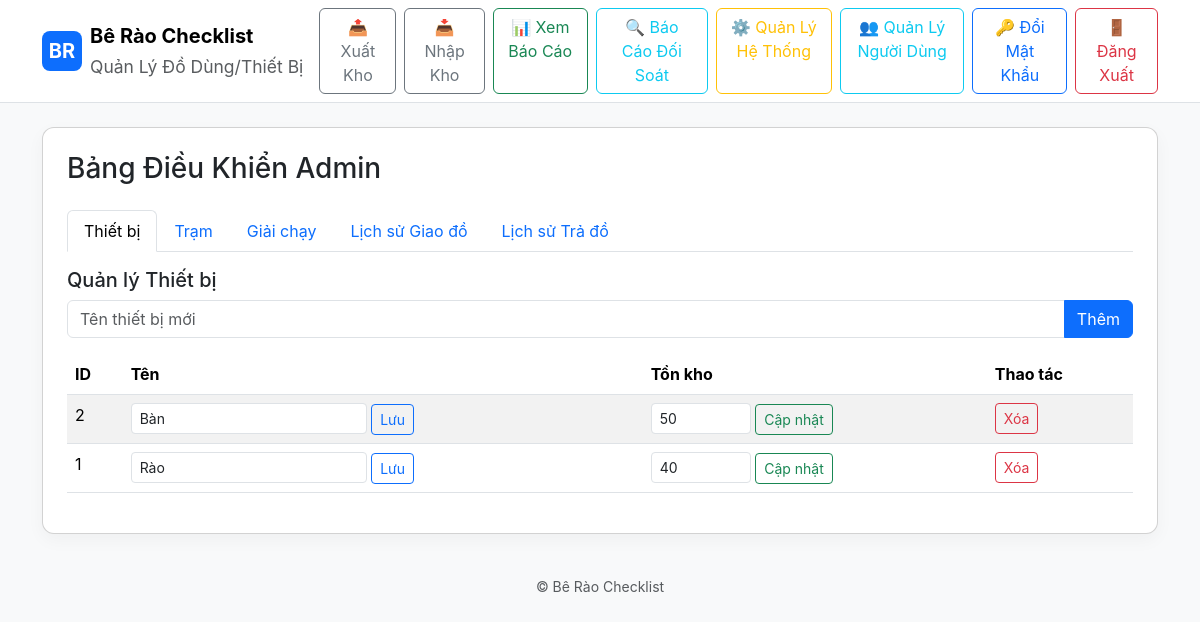
The app's page /admin/dashboard (signed in), older data.
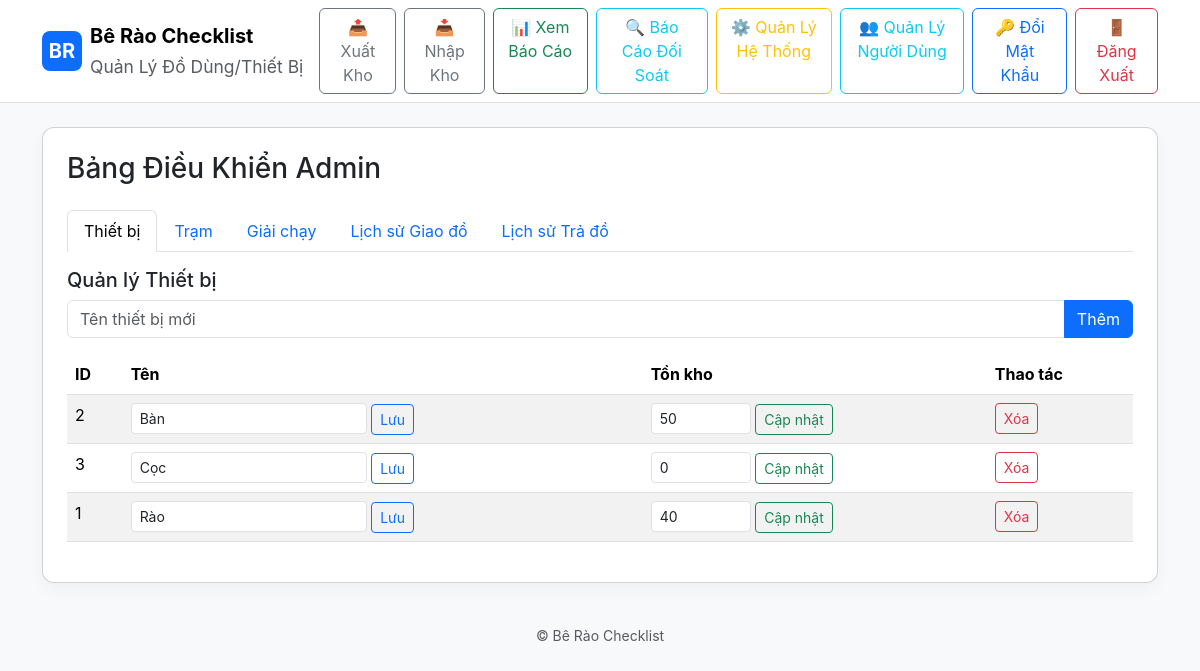
The same page, newer data.
### models.py (models this page shows)
class Equipment(db.Model):
    id = db.Column(db.Integer, primary_key=True)
    name = db.Column(db.String(200), unique=True, nullable=False)
    available_quantity = db.Column(db.Integer, default=0)  # Tồn kho - available inventory

### app.py (the view)
@app.route('/admin/dashboard')
@admin_required
def admin_dashboard():
    user = get_current_user()
    marathons = Marathon.query.order_by(Marathon.name).all()
    stations = Station.query.order_by(Station.name).all()
    equipments = Equipment.query.order_by(Equipment.name).all()
    issue_records = IssueRecord.query.order_by(IssueRecord.timestamp.desc()).limit(100).all()
    return_records = ReturnRecord.query.order_by(ReturnRecord.timestamp.desc()).limit(100).all()
    return render_template('admin_dashboard.html', marathons=marathons, stations=stations, equipments=equipments, issue_records=issue_records, return_records=return_records, user=user)

### app.py (called while the page is built)
def admin_required(f):
    @wraps(f)
    def decorated_function(*args, **kwargs):
        if not session.get('user_id'):
            flash('Vui lòng đăng nhập để truy cập trang này.', 'warning')
            return redirect(url_for('login'))
        user = User.query.get(session['user_id'])
        if not user or user.role != 'admin':
            flash('Bạn không có quyền truy cập trang này.', 'danger')
            return redirect(url_for('index'))
        return f(*args, **kwargs)
    return decorated_function

def get_current_user():
    if session.get('user_id'):
        return User.query.get(session['user_id'])
    return None

### templates/admin_dashboard.html (shortened to what this page needs)
{% extends "base.html" %}
{% block content %}
<div class="card p-4">
  <div class="d-flex justify-content-between align-items-center mb-3">
    <h3>Bảng Điều Khiển Admin</h3>
  </div>
  <ul class="nav nav-tabs mb-3" id="adminTabs" role="tablist">
    <li class="nav-item" role="presentation">
      <button class="nav-link active" id="equipments-tab" data-bs-toggle="tab" data-bs-target="#equipments-manage" type="button">Thiết bị</button>
    </li>
    <li class="nav-item" role="presentation">
      <button class="nav-link" id="stations-tab" data-bs-toggle="tab" data-bs-target="#stations" type="button">Trạm</button>
    </li>
    <li class="nav-item" role="presentation">
      <button class="nav-link" id="marathons-tab" data-bs-toggle="tab" data-bs-target="#marathons" type="button">Giải chạy</button>
    </li>
    <li class="nav-item" role="presentation">
      <button class="nav-link" id="issue-tab" data-bs-toggle="tab" data-bs-target="#issue-records" type="button">Lịch sử Giao đồ</button>
    </li>
    <li class="nav-item" role="presentation">
      <button class="nav-link" id="return-tab" data-bs-toggle="tab" data-bs-target="#return-records" type="button">Lịch sử Trả đồ</button>
    </li>
  </ul>
  <div class="tab-content" id="adminTabsContent">
    <div class="tab-pane fade show active" id="equipments-manage" role="tabpanel">
      <h5>Quản lý Thiết bị</h5>
      <form method="post" action="{{ url_for('admin_add_equipment_form') }}" class="mb-3">
        <div class="input-group">
          <input type="text" name="name" class="form-control" placeholder="Tên thiết bị mới" required>
          <button type="submit" class="btn btn-primary">Thêm</button>
        </div>
      </form>
      <table class="table table-striped">
        <thead><tr><th>ID</th><th>Tên</th><th>Tồn kho</th><th>Thao tác</th></tr></thead>
        <tbody>
          {% for e in equipments %}
          <tr>
            <td>{{ e.id }}</td>
            <td>
              <form method="post" action="{{ url_for('admin_edit_equipment', equipment_id=e.id) }}" style="display:inline;">
                <input type="text" name="name" value="{{ e.name }}" class="form-control form-control-sm d-inline-block" style="width:auto;">
                <button type="submit" class="btn btn-sm btn-outline-primary">Lưu</button>
              </form>
            </td>
            <td>
              <form method="post" action="{{ url_for('admin_set_available_quantity', equipment_id=e.id) }}" style="display:inline;">
                <input type="number" name="available_quantity" value="{{ e.available_quantity or 0 }}" class="form-control form-control-sm d-inline-block" style="width:100px;" min="0">
                <button type="submit" class="btn btn-sm btn-outline-success">Cập nhật</button>
              </form>
            </td>
            <td>
              <form method="post" action="{{ url_for('admin_delete_equipment', equipment_id=e.id) }}" style="display:inline;" onsubmit="return confirm('Bạn có chắc muốn xóa thiết bị này?');">
                <button type="submit" class="btn btn-sm btn-outline-danger">Xóa</button>
              </form>
            </td>
          </tr>
          {% endfor %}
        </tbody>
      </table>
    </div>
  </div>
</div>
{% endblock %}

Row changes from the older to the newer data that the page shows:
added Equipment: id "3", name "Cọc", available_quantity "0"
